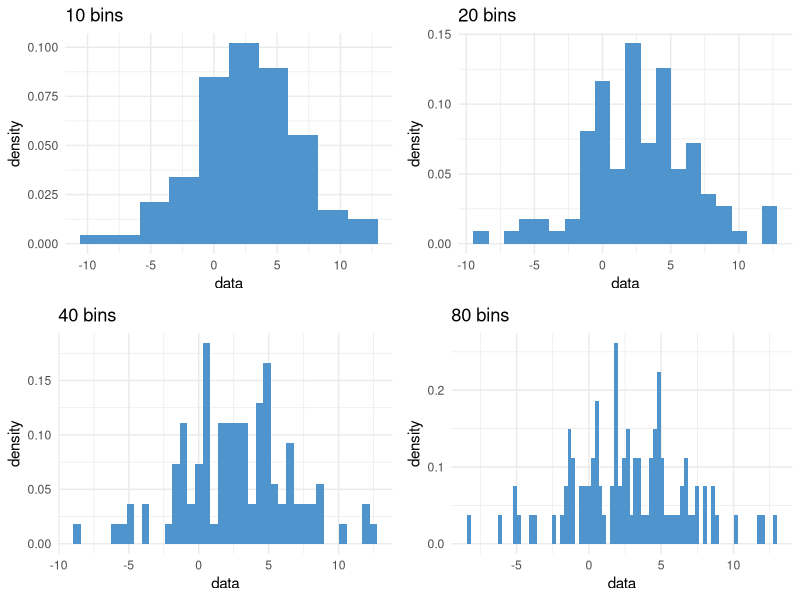
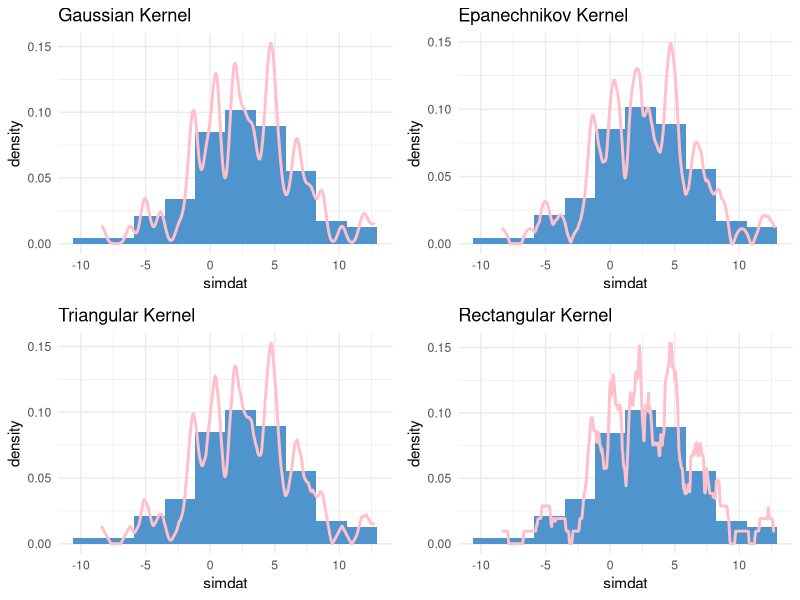
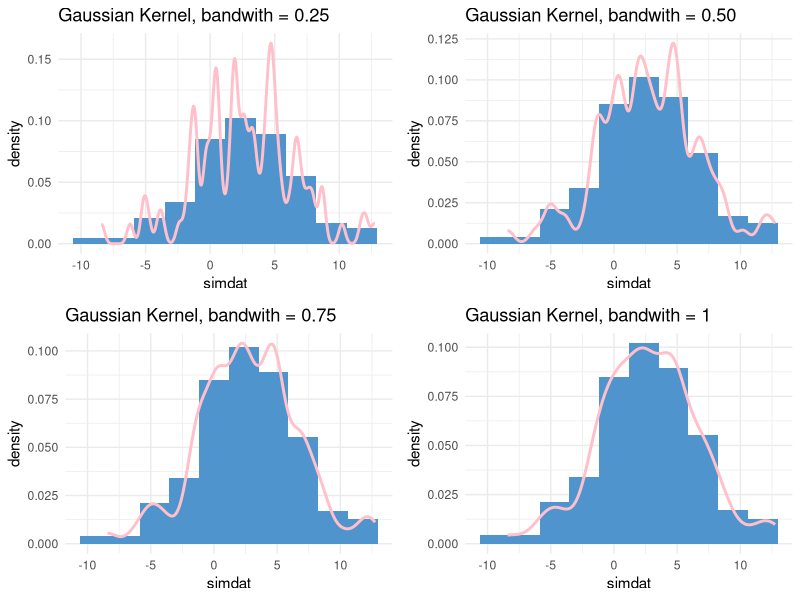

Here is the R script that generated these plots, in order:
## ---- chunk 1
library(ggplot2)
library(gridExtra)

set.seed(455)
## ---- chunk 2
set.seed(455)
simdat <- rnorm(n = 100, mean = 2, sd = 4)
# fn borrowed from Son Phan
hist_bins <- function(data, bins) {
  ggplot(mapping = aes(x = data, y=..density..)) +
  geom_histogram(bins = bins, fill = "steelblue3") + 
  ggtitle(sprintf(fmt = "%i bins", bins)) + theme_minimal()
}

grid.arrange(hist_bins(simdat, 10), 
             hist_bins(simdat, 20), 
             hist_bins(simdat, 40), 
             hist_bins(simdat, 80), nrow=2)
## ---- chunk 3
gaus <- ggplot(mapping = aes(x = simdat, y=..density..)) +
  geom_histogram(bins = 10, fill = "steelblue3") + theme_minimal() +
  geom_density(kernel = "gaussian", bw = 0.3, color = "pink", size = 1) +
  ggtitle("Gaussian Kernel")

e <- ggplot(mapping = aes(x = simdat, y=..density..)) +
  geom_histogram(bins = 10, fill = "steelblue3") + theme_minimal() +
  geom_density(kernel = "epanechnikov", bw = 0.3, color = "pink", size = 1) +
  ggtitle("Epanechnikov Kernel")

tri <- ggplot(mapping = aes(x = simdat, y=..density..)) +
  geom_histogram(bins = 10, fill = "steelblue3") + theme_minimal() +
  geom_density(kernel = "triangular", bw = 0.3, color = "pink", size = 1) +
  ggtitle("Triangular Kernel")

rect <- ggplot(mapping = aes(x = simdat, y=..density..)) +
  geom_histogram(bins = 10, fill = "steelblue3") + theme_minimal() +
  geom_density(kernel = "rectangular", bw = 0.3, color = "pink", size = 1) +
  ggtitle("Rectangular Kernel")

grid.arrange(gaus, e, tri, rect, nrow=2)
## ---- chunk 4
gaus25 <- ggplot(mapping = aes(x = simdat, y=..density..)) +
  geom_histogram(bins = 10, fill = "steelblue3") + theme_minimal() +
  geom_density(kernel = "gaussian", bw = 0.25, color = "pink", size = 1) +
  ggtitle("Gaussian Kernel, bandwith = 0.25")

gaus50 <- ggplot(mapping = aes(x = simdat, y=..density..)) +
  geom_histogram(bins = 10, fill = "steelblue3") + theme_minimal() +
  geom_density(kernel = "gaussian", bw = 0.50, color = "pink", size = 1) +
  ggtitle("Gaussian Kernel, bandwith = 0.50")

gaus75 <- ggplot(mapping = aes(x = simdat, y=..density..)) +
  geom_histogram(bins = 10, fill = "steelblue3") + theme_minimal() +
  geom_density(kernel = "gaussian", bw = 0.75, color = "pink", size = 1) +
  ggtitle("Gaussian Kernel, bandwith = 0.75")

gaus1 <- ggplot(mapping = aes(x = simdat, y=..density..)) +
  geom_histogram(bins = 10, fill = "steelblue3") + theme_minimal() +
  geom_density(kernel = "gaussian", bw = 1, color = "pink", size = 1) +
  ggtitle("Gaussian Kernel, bandwith = 1")

grid.arrange(gaus25, gaus50, gaus75, gaus1, nrow=2)
